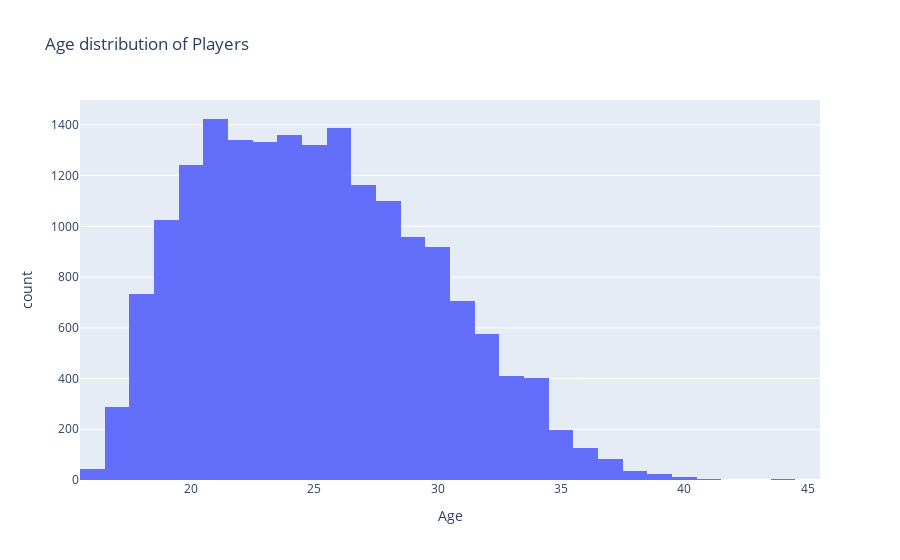

Notebook code for this chart:
### Markdown cell above
#### Players Age distribution

### Code cell
import plotly.express as px
fig = px.histogram(fifa_data, x="Age",title='Age distribution of Players')
fig.show()

### Figure 1 — Plotly figure (JSON) as saved in the notebook; plotly's stock layout.template omitted (floating-point values rounded to 4 significant figures; data arrays with more than 128 entries replaced by an {"elided": "..."} marker saying what was removed)
{"data": [{"alignmentgroup": "True", "bingroup": "x", "hovertemplate": "Age=%{x}<br>count=%{y}<extra></extra>", "legendgroup": "", "marker": {"color": "#636efa", "pattern": {"shape": ""}}, "name": "", "offsetgroup": "", "orientation": "v", "showlegend": false, "type": "histogram", "x": {"elided": "18207 int values"}, "xaxis": "x", "yaxis": "y"}], "layout": {"barmode": "relative", "legend": {"tracegroupgap": 0}, "title": {"text": "Age distribution of Players"}, "xaxis": {"anchor": "y", "domain": [0, 1], "title": {"text": "Age"}}, "yaxis": {"anchor": "x", "domain": [0, 1], "title": {"text": "count"}}}}
